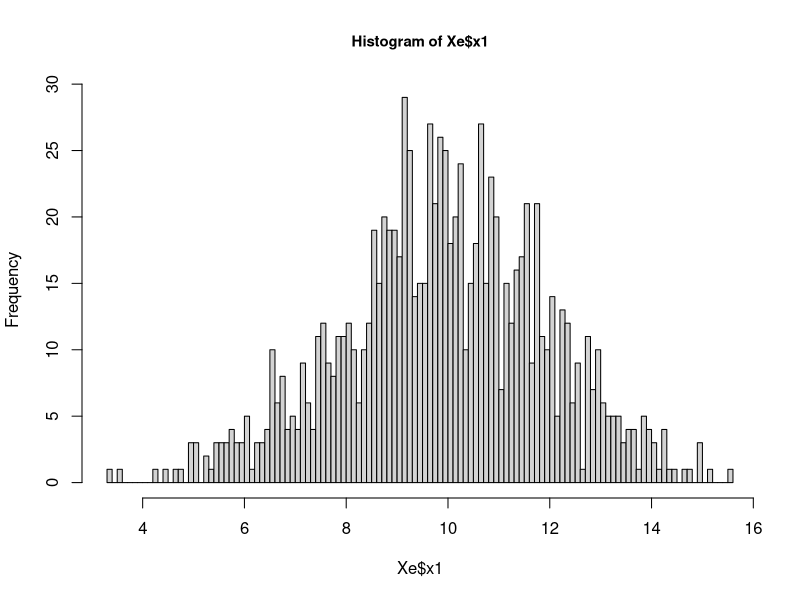
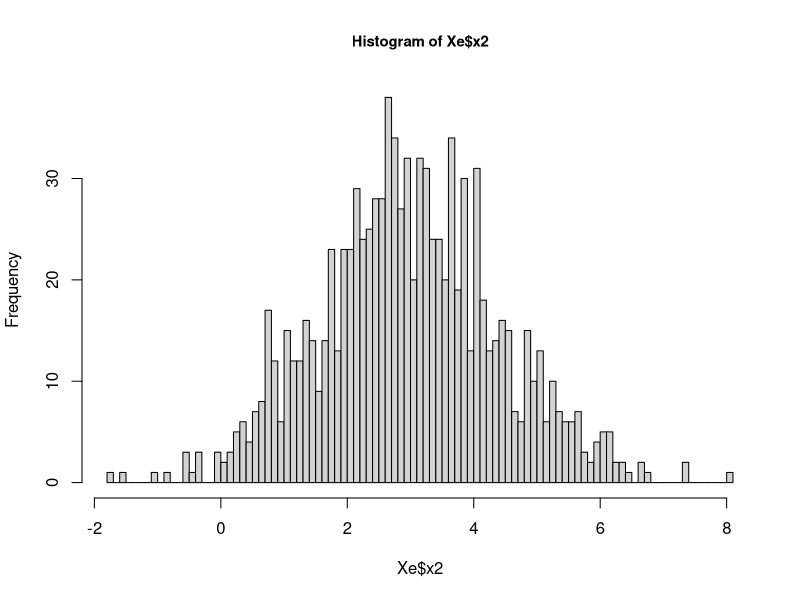
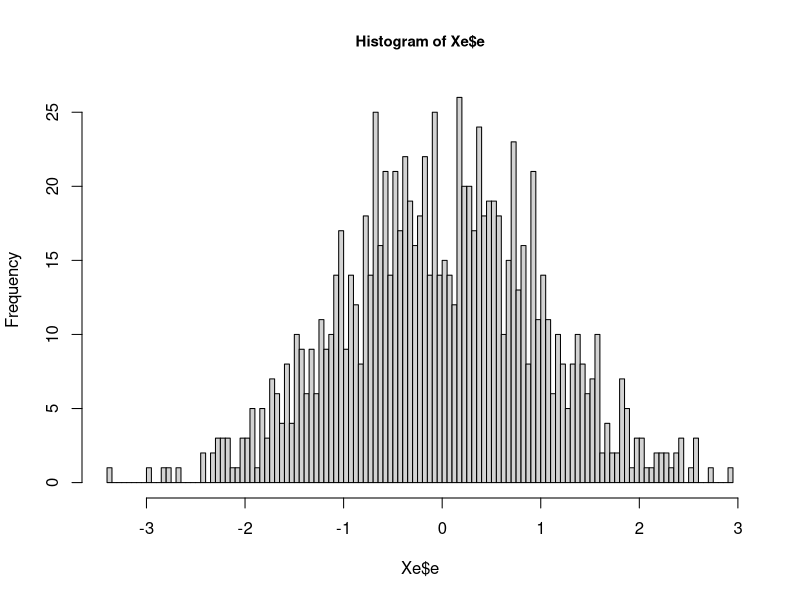
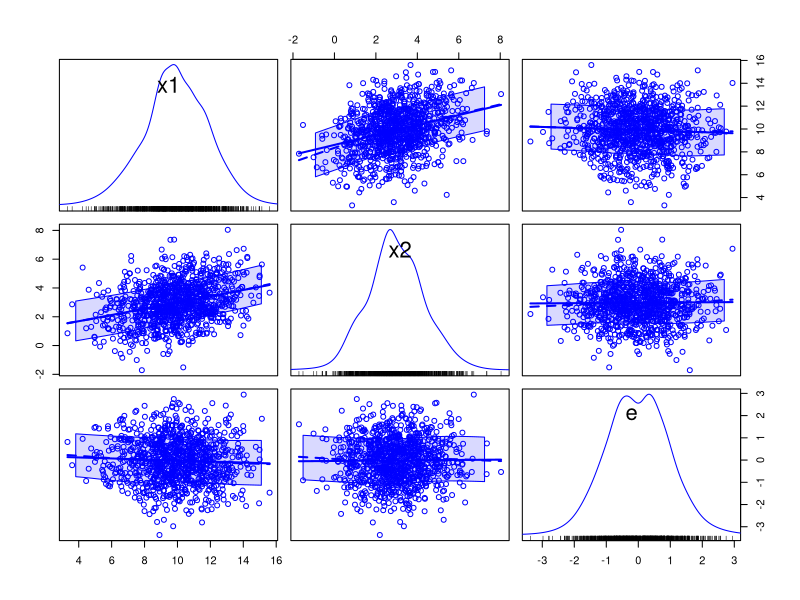
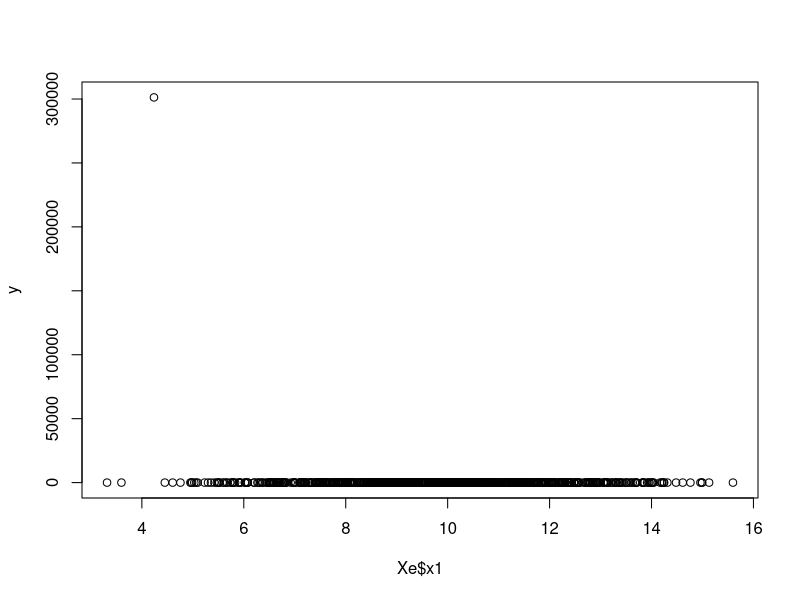
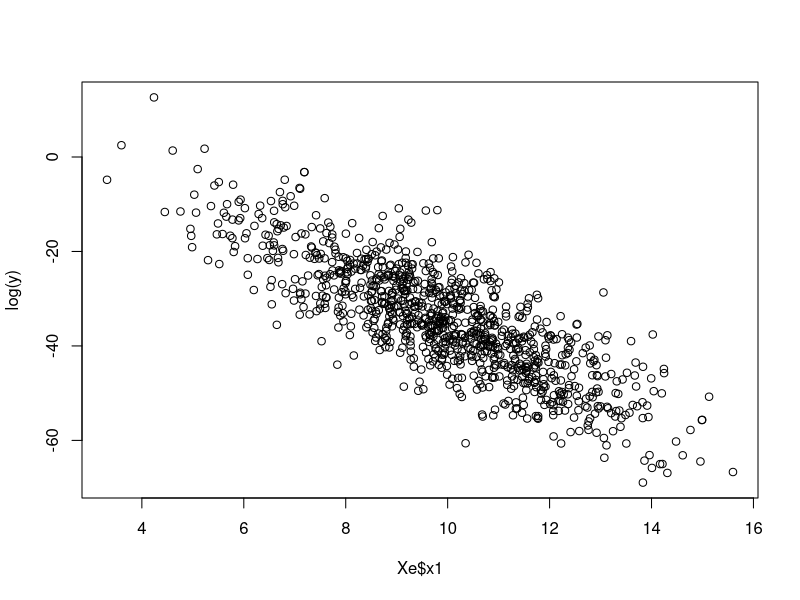
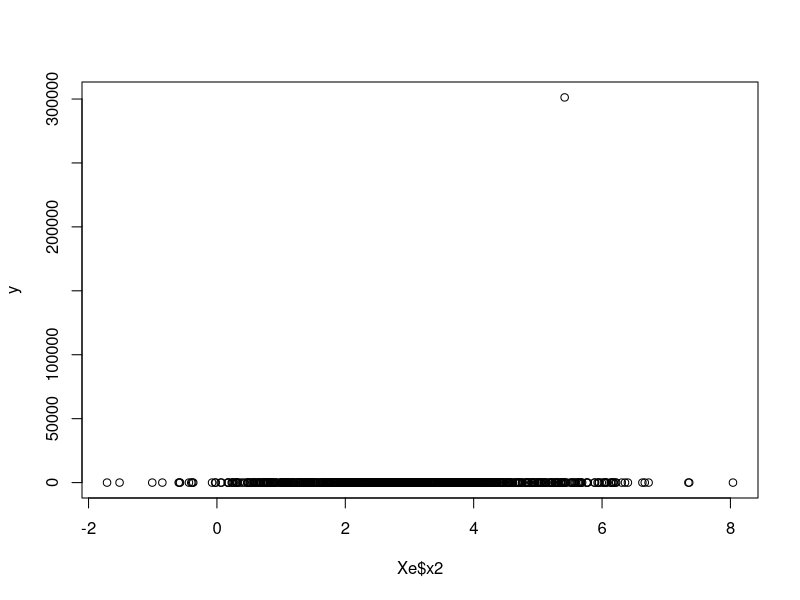
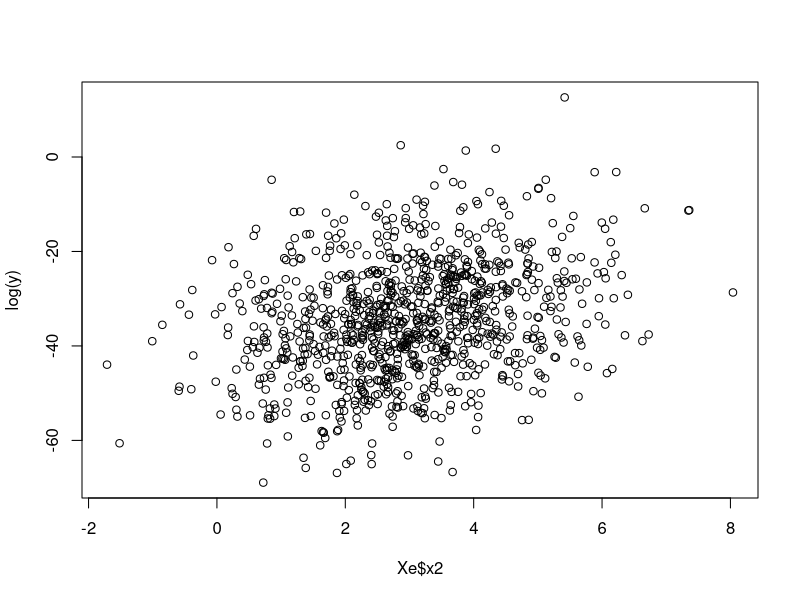

Here is the R script that generated these plots, in order: (Note: this script raises an error after producing the figures.)
# Program to illustrate bias and efficiency when Gauss Markov assumptions fail

# Bias: deviation of expected value of sample parameter estimate from "true" 
#       population parameter

# Efficiency: the variance of the sample parameter estimate should be as small 
#       as possible

# Consistency: distribution of sample parameter estimate should converge to 
#       population value as sample size grows

# Gauss-Markov: OLS (Ordinary Least Squares) is Best (lowest variance) Linear 
#       Unbiased Estimator (BLUE) IF:
#     1. true model linear in parameters and residuals: 
#             y = b0 + b1*x1 + b2*x2 + e
#     2. X variables (right hand side) are not constants or perfectly correlated 
#             with each other
#     3. Residuals "e" have constant variance 
#           - (not more noisy for some X's than others, homoskedasticity vs.
#             heteroskedasticy)
#     4. Residuals "e" are uncorrelated with each other 
#           - (no peer effects, no serial correlation)
#     5. All X variables are uncorrelated with the residual e 
#           - (observed X is not picking up some unobserved or uncontrolled 
#             factor)
#
# In each case we will run the linear regression y = b0 + b1*x1 + b2*x2 + e on 
#     the data, but the "true" model or "data generating process" is different

# packages
# install.packages("MASS")
require(MASS)
# install.packages("car")
require(car)

##################
# 1. True model is not linear in parameters
# Set the seed and generate the true model
set.seed(826)
# Covariance matrix of x1, x2, and e 
Sig <- matrix(c(4,1,0,1,2,0,0,0,1),3,3)
Sig       # Notice e does not covary with x1 or x2 (assumption 5) 
          # also x1 and x2 can covary, but not perfectly (assumption 2)
# Mean of x1, x2, and e
moo <- c(10,3,0)
# generate data
Xe <- mvrnorm(n=1000,mu=moo,Sigma=Sig)
# give the variables names
colnames(Xe)<-c("x1","x2","e")
# store as a data frame
Xe <- as.data.frame(Xe)
head(Xe)

# plot empirical distribution of each: 
hist(Xe$x1, breaks = 100, cex.main = 0.9)
hist(Xe$x2, breaks = 100, cex.main = 0.9)
hist(Xe$e, breaks = 100, cex.main = 0.9)
# Sample correlations and covariances (notice difference from "truth")
cov(Xe)
cor(Xe)
scatterplotMatrix(Xe)

# generate the true y (outcome)
y <- exp(10 - 6*Xe$x1 + 5*Xe$x2 + Xe$e) # log(y) is linear in parameters and 
                                        # residual, but y is not.
plot(Xe$x1,y)
plot(Xe$x1,log(y))
plot(Xe$x2,y)
plot(Xe$x2,log(y))

# run the linear regression
summary(lm(y~x1+x2,data=Xe))
summary(lm(log(y)~x1+x2,data=Xe))


##################
# 2. Right hand side variables are constants or are perfectly correlated
# NOTE: The intercept is a constant, but no other variables can be constant 
#     - (otherwise perfectly correlated with the intercept)

set.seed(826)
# Covariance matrix of x1 and e 
Sig <- matrix(c(4,0,0,1),2,2)
Sig       # Notice e does not covary with x1 (assumption 5) 
# We will make x2 an exact multiple of x1 (violate assumption 2)
# Mean of x1 and e
moo <- c(10,0)
# generate data
Xe <- mvrnorm(n=1000,mu=moo,Sigma=Sig)
# generate x2 as arbitrary multiple of x1
x2 <- 7*Xe[,1]
Xe <- as.data.frame(cbind(Xe[,1],x2,Xe[,2]))
# give the variables names
colnames(Xe)<-c("x1","x2","e")
head(Xe)

# Sample correlations and covariances (notice difference from "truth")
cov(Xe)
cor(Xe)
scatterplotMatrix(Xe)

# generate the true y (outcome)
y <- 10 - 6*Xe$x1 + 5*Xe$x2 + Xe$e # y is linear in parameters (assumption 1)
plot(Xe$x1,y)
plot(Xe$x2,y) # Should be a tight fit!

# run the linear regression
summary(lm(y~x1+x2,data=Xe)) # Why an intercept of 10 and coefficient of 29? 
                             # -6 + 5*7 = 29
                             # some stats packages will not produce output

# NOTE: regressing on an intercept ONLY estimates the mean of y - intercept can 
# be constant. 
mean(y)
summary(lm(y~1))

# But what if another regressor is also constant?
set.seed(826)
# Covariance matrix of x1, x2, and e 
Sig <- matrix(c(4,0,0,0,0,0,0,0,1),3,3)
Sig       # Notice e does not covary with x1 or x2 (assumption 5) 
          # But x2 also has no variance (violate assumption 2)
# Mean of x1, x2, and e
moo <- c(10,3,0)
# generate data
Xe <- mvrnorm(n=1000,mu=moo,Sigma=Sig)
# give the variables names
colnames(Xe)<-c("x1","x2","e")
Xe <- as.data.frame(Xe)
head(Xe)

# Sample correlations and covariances (notice difference from "truth")
cov(Xe)
cor(Xe)
scatterplotMatrix(Xe)

# generate the true y (outcome)
y <- 10 - 6*Xe$x1 + 5*Xe$x2 + Xe$e # y is linear in parameters (assumption 1)
plot(Xe$x1,y)
plot(Xe$x2,y) # Should be a tight fit!

# run the linear regression
summary(lm(y~x1+x2,data=Xe)) # Why an intercept of 25 and coefficient of -6? 
                             # 10 + 5*3
                             # some stats packages will not even produce output


##################
# 3. Residuals "e" do not have constant variance (are "heteroskedastic")
# Set the seed and generate the true model
set.seed(826)
# Covariance matrix of x1, x2
Sig <- matrix(c(4,1,1,2),2,2)
Sig       
# Mean of x1, x2
moo <- c(10,3)
# generate data
Xe <- mvrnorm(n=1000,mu=moo,Sigma=Sig)
# generate homoskedastic residuals
eps = rnorm(n=1000,mean=0,sd=sqrt(1))
# generate heteroskedastic residuals
sigma2 = (eps^2)*(Xe[,1]^2+Xe[,2]^2)
eps2 = rnorm(n=1000,mean=0,sd=sqrt(sigma2))

Xe1 = as.data.frame(cbind(Xe,eps))
colnames(Xe1)<-c("x1","x2","e1")
Xe2 = as.data.frame(cbind(Xe,eps2))
colnames(Xe2)<-c("x1","x2","e2")

# Sample correlations and covariances (notice difference from "truth")
scatterplotMatrix(Xe1)
scatterplotMatrix(Xe2)

# generate the true y (outcome)
y1 <- 10 - 6*Xe1$x1 + 5*Xe1$x2 + Xe1$e1
y2 <- 10 - 6*Xe2$x1 + 5*Xe2$x2 + Xe2$e2

# not necessarily obvious differences in the plot
plot(Xe1$x1,y1)
plot(Xe2$x1,y2) 

# run the linear regression - notice the difference in residual standard error, 
# coefficient std. error, Rsquared. 
summary(lm(y1~x1+x2,data=Xe1)) 
summary(lm(y2~x1+x2,data=Xe2))



##################
# 4. Residuals "e" are serially correlated (autocorrelated)
# Set the seed and generate the true model
set.seed(826)
# Covariance matrix of x1, x2
Sig <- matrix(c(4,1,1,2),2,2)
Sig       
# Mean of x1, x2
moo <- c(10,3)
# generate data
Xe <- mvrnorm(n=1000,mu=moo,Sigma=Sig)
# generate independent residuals
eps = rnorm(n=1000,mean=0,sd=sqrt(1))
# generate serially correlated residuals
eps2 <- arima.sim(model=list(ar=c(0.8)),n=1000,sd=1)

Xe1 = as.data.frame(cbind(Xe,eps))
colnames(Xe1)<-c("x1","x2","e1")
Xe2 = as.data.frame(cbind(Xe,eps2))
colnames(Xe2)<-c("x1","x2","e2")

# Sample correlations and covariances (notice difference from "truth")
scatterplotMatrix(Xe1)
scatterplotMatrix(Xe2)

# generate the true y (outcome)
y1 <- 10 - 6*Xe1$x1 + 5*Xe1$x2 + Xe1$e1
y2 <- 10 - 6*Xe2$x1 + 5*Xe2$x2 + Xe2$e2

# not necessarily obvious differences in the plot
plot(Xe1$x1,y1)
plot(Xe2$x1,y2) 

# run the linear regression - notice the difference in residual standard error, 
# coefficient std. error, Rsquared. 
summary(lm(y1~x1+x2,data=Xe1)) 
summary(lm(y2~x1+x2,data=Xe2))



##################
# 5. Residuals "e" are correlated with X variables (endogenous)

# 5a. Residuals (unobservable) covary with X's (observable)
set.seed(826)
# Covariance matrix of x1, x2, and e 
n <- 3
A <- matrix(runif(n^2)*2-1, ncol=n) 
Sig <- t(A) %*% A
Sig       # Notice e covaries with x1 and x2
# also x1 and x2 can covary, but not perfectly (assumption 2)
# Mean of x1, x2, and e
moo <- c(10,3,0)
# generate data
Xe1 <- mvrnorm(n=1000,mu=moo,Sigma=Sig)
# give the variables names
colnames(Xe1)<-c("x1","x2","e1")
# store as a data frame
Xe1 <- as.data.frame(Xe1)
head(Xe1)

# plot empirical distribution of each: 
hist(Xe1$x1, breaks = 100, cex.main = 0.9)
hist(Xe1$x2, breaks = 100, cex.main = 0.9)
hist(Xe1$e1, breaks = 100, cex.main = 0.9)
# Sample correlations and covariances (notice difference from "truth")
cov(Xe1)
cor(Xe1)
scatterplotMatrix(Xe1)

# generate the true y (outcome)
y1 <- 10 - 6*Xe1$x1 + 5*Xe1$x2 + Xe1$e1

# not necessarily obvious differences in the plot
plot(Xe1$x1,y1)
plot(Xe1$x2,y1) 

# run the linear regression - notice the difference in residual standard error,
# coefficient std. error, Rsquared. 
summary(lm(y1~x1+x2,data=Xe1)) 


# 5b. An observable variable (that is correlated with included variables) was 
#   omitted 
set.seed(826)
# Covariance matrix of x1, x2, and e 
Sig <- matrix(c(4,1,0,1,2,0,0,0,1),3,3)
Sig       # Notice e does not covary with x1 or x2 (assumption 5) 
# also x1 and x2 can covary, but not perfectly (assumption 2)
# Mean of x1, x2, and e
moo <- c(10,3,0)
# generate data
Xe <- mvrnorm(n=1000,mu=moo,Sigma=Sig)
# give the variables names
colnames(Xe)<-c("x1","x2","e")
# store as a data frame
Xe <- as.data.frame(Xe)

# generate the true y (outcome)
y2 <- 10 - 6*Xe$x1 + 5*Xe$x2 + Xe$e 

# run the linear regression with an omitted variable
summary(lm(y2~x1,data=Xe))
summary(lm(y2~x2,data=Xe))


# 5c. y is autocorrelated, may or may not have serial correlation/autocorrelation 
#   in the residual.  
set.seed(826)
eps <- arima.sim(model=list(ar=c(0.8)),n=999,sd=1)
y1 <- list()
y10 <- rnorm(n=1,mean=10,sd=1)
y1[[1]] <- y10
for(i in 2:1000) {
  y1[[i]] <- 10 + 0.4*y1[[i-1]] + eps[i]
}
y1 <- unlist(y1)
arima(y1,order=c(1,0,0))


